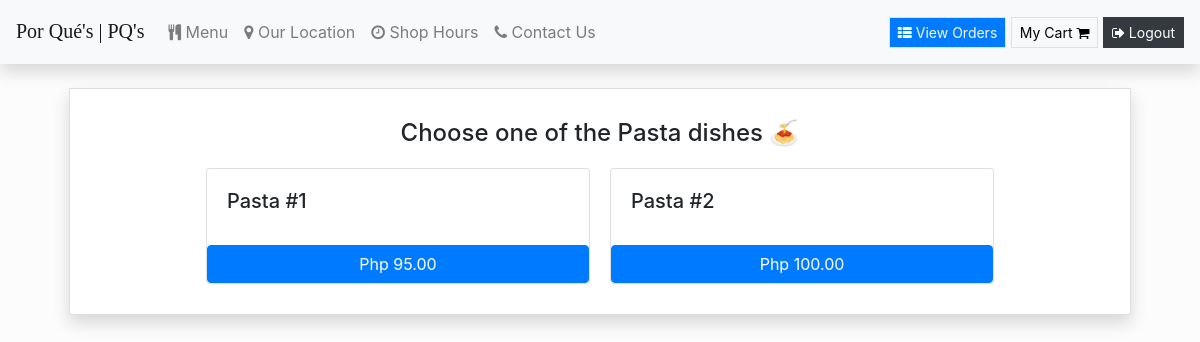
Before: /Pasta (signed in) with the older database file.
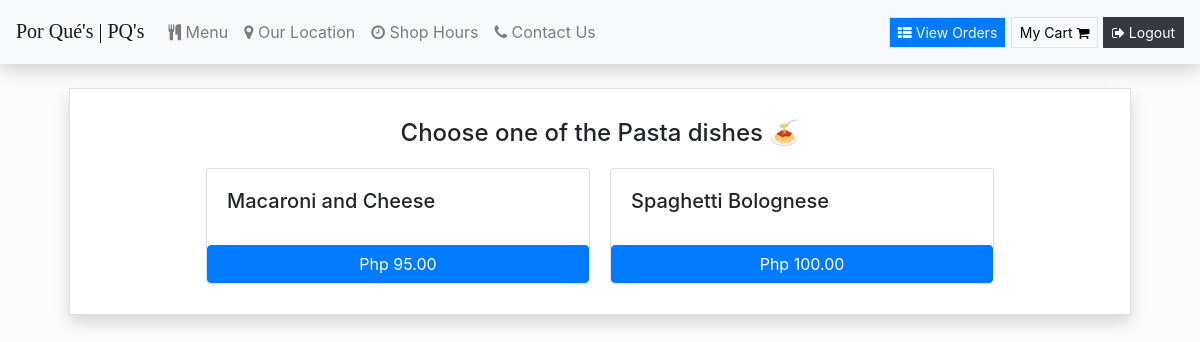
After: the same page with the newer database file.
### orders/models.py (models this page shows)
class Pasta(models.Model):
    dish_name = models.CharField(max_length=200)
    price = models.DecimalField(max_digits=6, decimal_places=2)
    class Meta:
        verbose_name = "List of Pasta"
        verbose_name_plural = "List of Pasta"
    def __str__(self):
        return f"{self.dish_name}"

### orders/views.py (the view)
# urls.py: path("Pasta", views.pasta, name="pasta"),
def pasta(request):
    if request.user.is_authenticated:
        return render(request, "orders/pasta.html", context = {"dishes":Pasta.objects.all})
    else:
        return redirect("orders:login")

### orders/templates/orders/pasta.html
{% extends 'orders/header.html' %} {% block content %}
<div class="container">
    <div class="content my-4 px-4">
        <div class="card rounded-0 shadow">
            <div class="card-body">
                <h4 style="margin:10px; text-align:center;"> Choose one of the Pasta dishes &#x1f35d </h4>
                <div class="row justify-content-center">
                    {% for dish in dishes %}
                    <div class="card" id="regular_pizza_card" style="width: 24rem; margin:10px;">
                        <div class="card-body">
                            <h5 class="card-title">{{dish}}</h5>
                        </div>
                        <button class="btn btn-primary" onclick="add_to_cart({item_description:'{{dish}}' , price:{{dish.price}} })">Php {{dish.price}}</button>
                    </div>
                    {% endfor %}
                </div>
            </div>
        </div>
    </div>
</div>
{% endblock %}

Changed rows visible on the page:
changed Pasta: dish_name "Pasta #1" → "Macaroni and Cheese"
changed Pasta: dish_name "Pasta #2" → "Spaghetti Bolognese"
